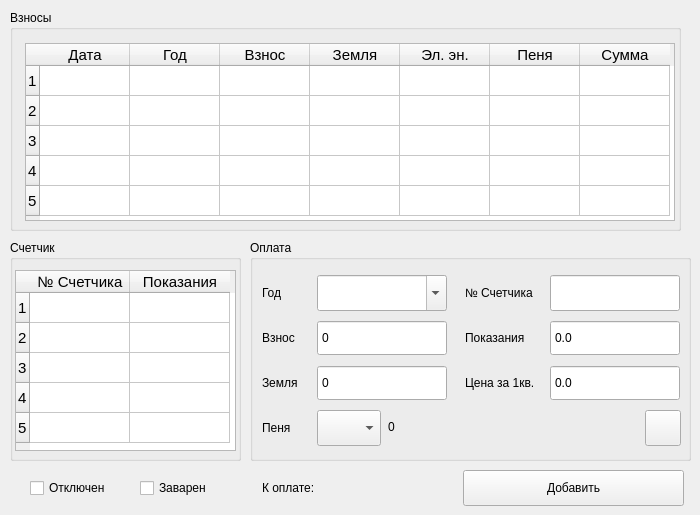
    <widget class="QWidget" name="tab__contributions">
     <property name="enabled">
      <bool>true</bool>
     </property>
     <property name="font">
      <font>
       <italic>false</italic>
      </font>
     </property>
     <attribute name="title">
      <string>Взносы</string>
     </attribute>
     <widget class="QGroupBox" name="groupBox_4">
      <property name="geometry">
       <rect>
        <x>10</x>
        <y>240</y>
        <width>231</width>
        <height>221</height>
       </rect>
      </property>
      <property name="title">
       <string>Счетчик</string>
      </property>
      <widget class="QTableWidget" name="table__electro">
       <property name="geometry">
        <rect>
         <x>5</x>
         <y>30</y>
         <width>221</width>
         <height>181</height>
        </rect>
       </property>
       <property name="font">
        <font>
         <pointsize>11</pointsize>
         <italic>false</italic>
        </font>
       </property>
       <property name="editTriggers">
        <set>QAbstractItemView::NoEditTriggers</set>
       </property>
       <property name="sortingEnabled">
        <bool>false</bool>
       </property>
       <property name="wordWrap">
        <bool>true</bool>
       </property>
       <property name="rowCount">
        <number>5</number>
       </property>
       <attribute name="horizontalHeaderMinimumSectionSize">
        <number>100</number>
       </attribute>
       <attribute name="horizontalHeaderDefaultSectionSize">
        <number>100</number>
       </attribute>
       <attribute name="verticalHeaderHighlightSections">
        <bool>true</bool>
       </attribute>
       <attribute name="verticalHeaderShowSortIndicator" stdset="0">
        <bool>false</bool>
       </attribute>
       <attribute name="verticalHeaderStretchLastSection">
        <bool>false</bool>
       </attribute>
       <row/>
       <row/>
       <row/>
       <row/>
       <row/>
       <column>
        <property name="text">
         <string>№ Счетчика</string>
        </property>
       </column>
       <column>
        <property name="text">
         <string>Показания</string>
        </property>
       </column>
       <item row="0" column="1">
        <property name="text">
         <string/>
        </property>
        <property name="font">
         <font>
          <pointsize>9</pointsize>
         </font>
        </property>
       </item>
      </widget>
     </widget>
     <widget class="QGroupBox" name="groupBox_5">
      <property name="geometry">
       <rect>
        <x>10</x>
        <y>10</y>
        <width>671</width>
        <height>221</height>
       </rect>
      </property>
      <property name="title">
       <string>Взносы</string>
      </property>
      <widget class="QTableWidget" name="table__membership">
       <property name="geometry">
        <rect>
         <x>15</x>
         <y>33</y>
         <width>650</width>
         <height>178</height>
        </rect>
       </property>
       <property name="maximumSize">
        <size>
         <width>650</width>
         <height>178</height>
        </size>
       </property>
       <property name="font">
        <font>
         <pointsize>11</pointsize>
         <italic>false</italic>
        </font>
       </property>
       <property name="autoScroll">
        <bool>true</bool>
       </property>
       <property name="editTriggers">
        <set>QAbstractItemView::NoEditTriggers</set>
       </property>
       <property name="sortingEnabled">
        <bool>false</bool>
       </property>
       <property name="wordWrap">
        <bool>true</bool>
       </property>
       <property name="rowCount">
        <number>5</number>
       </property>
       <attribute name="horizontalHeaderDefaultSectionSize">
        <number>90</number>
       </attribute>
       <attribute name="verticalHeaderHighlightSections">
        <bool>true</bool>
       </attribute>
       <attribute name="verticalHeaderShowSortIndicator" stdset="0">
        <bool>false</bool>
       </attribute>
       <attribute name="verticalHeaderStretchLastSection">
        <bool>false</bool>
       </attribute>
       <row/>
       <row/>
       <row/>
       <row/>
       <row/>
       <column>
        <property name="text">
         <string>Дата</string>
        </property>
       </column>
       <column>
        <property name="text">
         <string>Год</string>
        </property>
       </column>
       <column>
        <property name="text">
         <string>Взнос</string>
        </property>
       </column>
       <column>
        <property name="text">
         <string>Земля</string>
        </property>
       </column>
       <column>
        <property name="text">
         <string>Эл. эн.</string>
        </property>
       </column>
       <column>
        <property name="text">
         <string>Пеня</string>
        </property>
       </column>
       <column>
        <property name="text">
         <string>Сумма</string>
        </property>
       </column>
      </widget>
     </widget>
     <widget class="QGroupBox" name="groupBox_6">
      <property name="geometry">
       <rect>
        <x>250</x>
        <y>240</y>
        <width>441</width>
        <height>221</height>
       </rect>
      </property>
      <property name="title">
       <string>Оплата</string>
      </property>
      <widget class="QLineEdit" name="counter__number">
       <property name="geometry">
        <rect>
         <x>300</x>
         <y>35</y>
         <width>130</width>
         <height>36</height>
        </rect>
       </property>
       <property name="maxLength">
        <number>15</number>
       </property>
       <property name="placeholderText">
        <string/>
       </property>
      </widget>
      <widget class="QDoubleSpinBox" name="payment__contribution">
       <property name="geometry">
        <rect>
         <x>67</x>
         <y>80</y>
         <width>130</width>
         <height>36</height>
        </rect>
       </property>
       <property name="buttonSymbols">
        <enum>QAbstractSpinBox::NoButtons</enum>
       </property>
       <property name="decimals">
        <number>0</number>
       </property>
       <property name="maximum">
        <double>100000.000000000000000</double>
       </property>
      </widget>
      <widget class="QDoubleSpinBox" name="testimony">
       <property name="geometry">
        <rect>
         <x>300</x>
         <y>80</y>
         <width>130</width>
         <height>36</height>
        </rect>
       </property>
       <property name="buttonSymbols">
        <enum>QAbstractSpinBox::NoButtons</enum>
       </property>
       <property name="decimals">
        <number>1</number>
       </property>
       <property name="maximum">
        <double>999999.000000000000000</double>
       </property>
      </widget>
      <widget class="QDoubleSpinBox" name="payment__land">
       <property name="geometry">
        <rect>
         <x>67</x>
         <y>125</y>
         <width>130</width>
         <height>36</height>
        </rect>
       </property>
       <property name="buttonSymbols">
        <enum>QAbstractSpinBox::NoButtons</enum>
       </property>
       <property name="decimals">
        <number>0</number>
       </property>
       <property name="maximum">
        <double>1000000.000000000000000</double>
       </property>
      </widget>
      <widget class="QLabel" name="label_14">
       <property name="geometry">
        <rect>
         <x>215</x>
         <y>35</y>
         <width>91</width>
         <height>36</height>
        </rect>
       </property>
       <property name="text">
        <string>№ Счетчика</string>
       </property>
      </widget>
      <widget class="QLabel" name="label_15">
       <property name="geometry">
        <rect>
         <x>12</x>
         <y>80</y>
         <width>51</width>
         <height>36</height>
        </rect>
       </property>
       <property name="text">
        <string>Взнос</string>
       </property>
      </widget>
      <widget class="QLabel" name="label_16">
       <property name="geometry">
        <rect>
         <x>12</x>
         <y>125</y>
         <width>51</width>
         <height>36</height>
        </rect>
       </property>
       <property name="text">
        <string>Земля</string>
       </property>
      </widget>
      <widget class="QLabel" name="label_17">
       <property name="geometry">
        <rect>
         <x>215</x>
         <y>80</y>
         <width>80</width>
         <height>36</height>
        </rect>
       </property>
       <property name="text">
        <string>Показания</string>
       </property>
      </widget>
      <widget class="QLabel" name="id__garage_label_6">
       <property name="enabled">
        <bool>true</bool>
       </property>
       <property name="geometry">
        <rect>
         <x>12</x>
         <y>35</y>
         <width>68</width>
         <height>36</height>
        </rect>
       </property>
       <property name="text">
        <string>&lt;html&gt;&lt;head/&gt;&lt;body&gt;&lt;p&gt;Год&lt;/p&gt;&lt;/body&gt;&lt;/html&gt;</string>
       </property>
      </widget>
      <widget class="QComboBox" name="payment__year">
       <property name="geometry">
        <rect>
         <x>67</x>
         <y>35</y>
         <width>130</width>
         <height>36</height>
        </rect>
       </property>
       <property name="editable">
        <bool>true</bool>
       </property>
       <property name="maxVisibleItems">
        <number>15</number>
       </property>
      </widget>
      <widget class="QLabel" name="id__garage_label_2">
       <property name="enabled">
        <bool>true</bool>
       </property>
       <property name="geometry">
        <rect>
         <x>12</x>
         <y>170</y>
         <width>68</width>
         <height>36</height>
        </rect>
       </property>
       <property name="text">
        <string>&lt;html&gt;&lt;head/&gt;&lt;body&gt;&lt;p&gt;Пеня&lt;/p&gt;&lt;/body&gt;&lt;/html&gt;</string>
       </property>
      </widget>
      <widget class="QComboBox" name="payment__penalty">
       <property name="geometry">
        <rect>
         <x>67</x>
         <y>170</y>
         <width>64</width>
         <height>36</height>
        </rect>
       </property>
       <property name="layoutDirection">
        <enum>Qt::LeftToRight</enum>
       </property>
       <property name="autoFillBackground">
        <bool>false</bool>
       </property>
      </widget>
      <widget class="QDoubleSpinBox" name="payment__electro_energy">
       <property name="geometry">
        <rect>
         <x>300</x>
         <y>125</y>
         <width>130</width>
         <height>36</height>
        </rect>
       </property>
       <property name="buttonSymbols">
        <enum>QAbstractSpinBox::NoButtons</enum>
       </property>
       <property name="decimals">
        <number>1</number>
       </property>
       <property name="maximum">
        <double>100000.000000000000000</double>
       </property>
      </widget>
      <widget class="QLabel" name="id__garage_label_7">
       <property name="enabled">
        <bool>true</bool>
       </property>
       <property name="geometry">
        <rect>
         <x>215</x>
         <y>125</y>
         <width>91</width>
         <height>36</height>
        </rect>
       </property>
       <property name="text">
        <string>Цена за 1кв.</string>
       </property>
      </widget>
      <widget class="QLabel" name="penalty__label">
       <property name="geometry">
        <rect>
         <x>138</x>
         <y>169</y>
         <width>56</width>
         <height>36</height>
        </rect>
       </property>
       <property name="text">
        <string>0</string>
       </property>
      </widget>
      <widget class="QPushButton" name="l1__l3">
       <property name="geometry">
        <rect>
         <x>395</x>
         <y>170</y>
         <width>36</width>
         <height>36</height>
        </rect>
       </property>
       <property name="text">
        <string/>
       </property>
      </widget>
     </widget>
     <widget class="QLabel" name="payment__sum">
      <property name="geometry">
       <rect>
        <x>384</x>
        <y>470</y>
        <width>61</width>
        <height>36</height>
       </rect>
      </property>
      <property name="text">
       <string/>
      </property>
     </widget>
     <widget class="QLabel" name="payment__sum2">
      <property name="geometry">
       <rect>
        <x>262</x>
        <y>470</y>
        <width>70</width>
        <height>36</height>
       </rect>
      </property>
      <property name="text">
       <string>К оплате:</string>
      </property>
     </widget>
     <widget class="QPushButton" name="payment__add">
      <property name="geometry">
       <rect>
        <x>463</x>
        <y>470</y>
        <width>221</width>
        <height>36</height>
       </rect>
      </property>
      <property name="text">
       <string>Добавить</string>
      </property>
      <property name="iconSize">
       <size>
        <width>15</width>
        <height>15</height>
       </size>
      </property>
     </widget>
     <widget class="QCheckBox" name="disabled">
      <property name="geometry">
       <rect>
        <x>30</x>
        <y>470</y>
        <width>87</width>
        <height>36</height>
       </rect>
      </property>
      <property name="text">
       <string>Отключен</string>
      </property>
     </widget>
     <widget class="QCheckBox" name="brewed">
      <property name="geometry">
       <rect>
        <x>140</x>
        <y>470</y>
        <width>87</width>
        <height>36</height>
       </rect>
      </property>
      <property name="text">
       <string>Заварен</string>
      </property>
     </widget>
    </widget>
